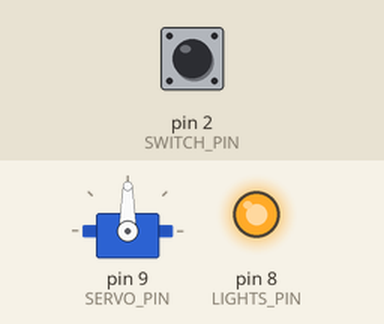
A sketch run on a simulated Arduino Uno, built with avr-gcc and run on an emulated ATmega328P. Shown: servo, output pins drawn as LEDs (lit = HIGH). The test bench sets the inputs (shaded band); at power-on: pin 2 (SWITCH_PIN) HIGH.

Above: at 1.2 s.
1.3 s: pin 2 (SWITCH_PIN) pulled LOW for 0.25 s
At 1.5 s:
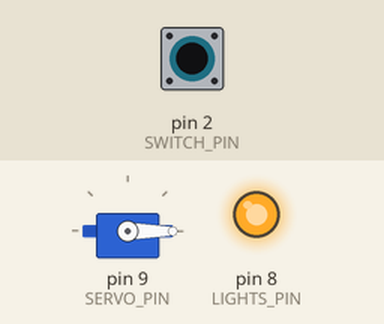
3.1 s: pin 2 (SWITCH_PIN) pulled LOW for 3.2 s
At 6.8 s:
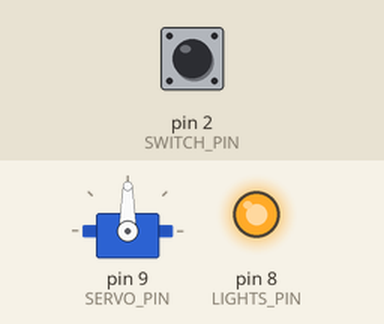
Timing chart, 0 to 8.3 s (numbered marks = the images above; inputs shaded):
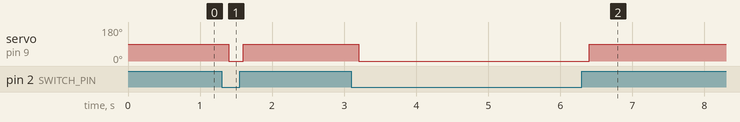

The sketch:

fireplace.ino
```cpp
/*

  ____  _             ____              _
 / ___|| |__  _   _  / ___|  __ _ _ __ | |_ __ _
 \___ \| '_ \| | | | \___ \ / _` | '_ \| __/ _` |
  ___) | | | | |_| |  ___) | (_| | | | | || (_| |
 |____/|_| |_|\__, | |____/ \__,_|_| |_|\__\__,_|
              |___/

Arduino Uno version of the adafruit grinch fireplace https://bit.ly/2DUMCI4

Floor switch = GRD and Pin 2
Relay (lights) = Pin 8
Servo = Pin 9

*/

//#define DEBUG 1
#define SWITCH_PIN        2     // Floor switch pin
#define DELAY             200   // Delay per loop in ms
#define LIGHTS_PIN        8     // output pin to lights relay
#define SERVO_PIN         9     // servo pin


#include <Servo.h>
Servo SantaServo;     // create servo object to control a servo
int SERVO_START_POS = 0;          // variable to store the servo position


void setup() {
  SantaServo.attach(SERVO_PIN);       // attaches the servo on pin 9 to the servo object
  SantaServo.write(SERVO_START_POS);  // default to the starting position
  pinMode(SWITCH_PIN, INPUT);         // declare inPin as input
  pinMode(LIGHTS_PIN, OUTPUT);        // declare inPin as output
  digitalWrite(SWITCH_PIN, HIGH);     // internal pull-up for switch
  digitalWrite(LIGHTS_PIN, HIGH);     // turn on lights at startup

  #ifdef DEBUG
    Serial.begin(9600);       // open serial monitor for debug
  #endif
}

void loop() {
  boolean button_pressed = handle_button();

  switch (button_pressed) {
    case 1:    // Floor sensor pressed
      hideSanta();
      break;
    case 0:    // Floor sensor NOT pressed
      showSanta() ;
      break;
  }
  delay(DELAY);
}


// FUNCTIONS
void showSanta() {
  #ifdef DEBUG
    Serial.println("Show Santa");
  #endif
  SantaServo.write(90);
}

void hideSanta() {
  #ifdef DEBUG
    Serial.println("Hide Santa");
  #endif
  SantaServo.write(0);
}

boolean handle_button(){
  int button_pressed = !digitalRead(SWITCH_PIN); // pin low -> pressed
  return button_pressed;
}
```

Measured:
- after the input at 1.3 s, servo on pin 9 (SERVO_PIN): 90° → 0° after 0.10 s, → 90° 0.20 s later
- after the input at 3.1 s, servo on pin 9 (SERVO_PIN): 90° → 0° after 0.10 s, → 90° 3.2 s later
